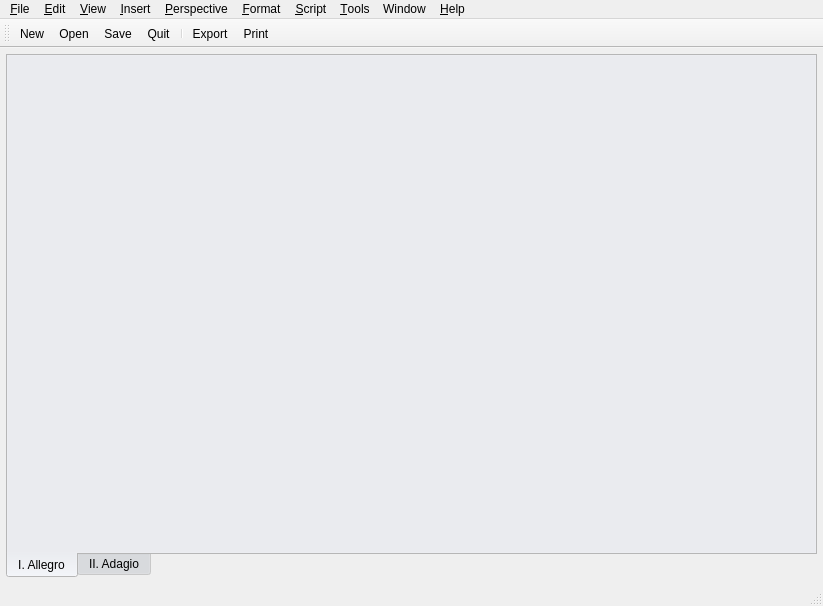
<ui version="4.0" >
 <author>Reinhard Katzmann</author>
 <comment></comment>
 <exportmacro></exportmacro>
 <class>MainWindow</class>
 <widget class="QMainWindow" name="MainWindow" >
  <property name="geometry" >
   <rect>
    <x>0</x>
    <y>0</y>
    <width>823</width>
    <height>606</height>
   </rect>
  </property>
  <property name="windowTitle" >
   <string>MainWindow</string>
  </property>
  <property name="statusTip" >
   <string/>
  </property>
  <widget class="QWidget" name="centralwidget" >
   <layout class="QGridLayout" >
    <property name="margin" >
     <number>6</number>
    </property>
    <property name="spacing" >
     <number>4</number>
    </property>
    <item row="0" column="0" >
     <widget class="QTabWidget" name="tabWidget" >
      <property name="sizePolicy" >
       <sizepolicy>
        <hsizetype>7</hsizetype>
        <vsizetype>7</vsizetype>
        <horstretch>0</horstretch>
        <verstretch>0</verstretch>
       </sizepolicy>
      </property>
      <property name="palette" >
       <palette>
        <active>
         <color>
          <red>0</red>
          <green>0</green>
          <blue>0</blue>
         </color>
         <color>
          <red>221</red>
          <green>223</green>
          <blue>228</blue>
         </color>
         <color>
          <red>255</red>
          <green>255</green>
          <blue>255</blue>
         </color>
         <color>
          <red>255</red>
          <green>255</green>
          <blue>255</blue>
         </color>
         <color>
          <red>85</red>
          <green>85</green>
          <blue>85</blue>
         </color>
         <color>
          <red>199</red>
          <green>199</green>
          <blue>199</blue>
         </color>
         <color>
          <red>0</red>
          <green>0</green>
          <blue>0</blue>
         </color>
         <color>
          <red>255</red>
          <green>255</green>
          <blue>255</blue>
         </color>
         <color>
          <red>0</red>
          <green>0</green>
          <blue>0</blue>
         </color>
         <color>
          <red>255</red>
          <green>255</green>
          <blue>255</blue>
         </color>
         <color>
          <red>255</red>
          <green>255</green>
          <blue>255</blue>
         </color>
         <color>
          <red>0</red>
          <green>0</green>
          <blue>0</blue>
         </color>
         <color>
          <red>103</red>
          <green>141</green>
          <blue>178</blue>
         </color>
         <color>
          <red>255</red>
          <green>255</green>
          <blue>255</blue>
         </color>
         <color>
          <red>0</red>
          <green>0</green>
          <blue>238</blue>
         </color>
         <color>
          <red>82</red>
          <green>24</green>
          <blue>139</blue>
         </color>
         <color>
          <red>255</red>
          <green>255</green>
          <blue>255</blue>
         </color>
        </active>
        <inactive>
         <color>
          <red>0</red>
          <green>0</green>
          <blue>0</blue>
         </color>
         <color>
          <red>221</red>
          <green>223</green>
          <blue>228</blue>
         </color>
         <color>
          <red>255</red>
          <green>255</green>
          <blue>255</blue>
         </color>
         <color>
          <red>255</red>
          <green>255</green>
          <blue>255</blue>
         </color>
         <color>
          <red>85</red>
          <green>85</green>
          <blue>85</blue>
         </color>
         <color>
          <red>199</red>
          <green>199</green>
          <blue>199</blue>
         </color>
         <color>
          <red>0</red>
          <green>0</green>
          <blue>0</blue>
         </color>
         <color>
          <red>255</red>
          <green>255</green>
          <blue>255</blue>
         </color>
         <color>
          <red>0</red>
          <green>0</green>
          <blue>0</blue>
         </color>
         <color>
          <red>255</red>
          <green>255</green>
          <blue>255</blue>
         </color>
         <color>
          <red>255</red>
          <green>255</green>
          <blue>255</blue>
         </color>
         <color>
          <red>0</red>
          <green>0</green>
          <blue>0</blue>
         </color>
         <color>
          <red>103</red>
          <green>141</green>
          <blue>178</blue>
         </color>
         <color>
          <red>255</red>
          <green>255</green>
          <blue>255</blue>
         </color>
         <color>
          <red>0</red>
          <green>0</green>
          <blue>238</blue>
         </color>
         <color>
          <red>82</red>
          <green>24</green>
          <blue>139</blue>
         </color>
         <color>
          <red>255</red>
          <green>255</green>
          <blue>255</blue>
         </color>
        </inactive>
        <disabled>
         <color>
          <red>128</red>
          <green>128</green>
          <blue>128</blue>
         </color>
         <color>
          <red>221</red>
          <green>223</green>
          <blue>228</blue>
         </color>
         <color>
          <red>255</red>
          <green>255</green>
          <blue>255</blue>
         </color>
         <color>
          <red>255</red>
          <green>255</green>
          <blue>255</blue>
         </color>
         <color>
          <red>85</red>
          <green>85</green>
          <blue>85</blue>
         </color>
         <color>
          <red>199</red>
          <green>199</green>
          <blue>199</blue>
         </color>
         <color>
          <red>199</red>
          <green>199</green>
          <blue>199</blue>
         </color>
         <color>
          <red>255</red>
          <green>255</green>
          <blue>255</blue>
         </color>
         <color>
          <red>128</red>
          <green>128</green>
          <blue>128</blue>
         </color>
         <color>
          <red>255</red>
          <green>255</green>
          <blue>255</blue>
         </color>
         <color>
          <red>255</red>
          <green>255</green>
          <blue>255</blue>
         </color>
         <color>
          <red>0</red>
          <green>0</green>
          <blue>0</blue>
         </color>
         <color>
          <red>86</red>
          <green>117</green>
          <blue>148</blue>
         </color>
         <color>
          <red>255</red>
          <green>255</green>
          <blue>255</blue>
         </color>
         <color>
          <red>0</red>
          <green>0</green>
          <blue>238</blue>
         </color>
         <color>
          <red>82</red>
          <green>24</green>
          <blue>139</blue>
         </color>
         <color>
          <red>255</red>
          <green>255</green>
          <blue>255</blue>
         </color>
        </disabled>
       </palette>
      </property>
      <property name="tabPosition" >
       <enum>QTabWidget::South</enum>
      </property>
      <widget class="QWidget" name="tab" >
       <attribute name="title" >
        <string>I. Allegro</string>
       </attribute>
       <layout class="QGridLayout" >
        <property name="margin" >
         <number>9</number>
        </property>
        <property name="spacing" >
         <number>6</number>
        </property>
        <item row="0" column="0" >
         <widget class="CAScrollWidget" name="frame" >
          <property name="sizePolicy" >
           <sizepolicy>
            <hsizetype>13</hsizetype>
            <vsizetype>13</vsizetype>
            <horstretch>0</horstretch>
            <verstretch>0</verstretch>
           </sizepolicy>
          </property>
          <property name="frameShadow" >
           <enum>QFrame::Raised</enum>
          </property>
         </widget>
        </item>
       </layout>
      </widget>
      <widget class="QWidget" name="tab_2" >
       <attribute name="title" >
        <string>II. Adagio</string>
       </attribute>
      </widget>
     </widget>
    </item>
   </layout>
  </widget>
  <widget class="QMenuBar" name="menubar" >
   <property name="geometry" >
    <rect>
     <x>0</x>
     <y>0</y>
     <width>823</width>
     <height>36</height>
    </rect>
   </property>
   <widget class="QMenu" name="menuFile" >
    <property name="title" >
     <string>&amp;File</string>
    </property>
    <addaction name="actionNew" />
    <addaction name="actionNew_document_wizard" />
    <addaction name="separator" />
    <addaction name="actionOpen" />
    <addaction name="actionOpen_Recent" />
    <addaction name="separator" />
    <addaction name="actionSave" />
    <addaction name="actionSave_as" />
    <addaction name="actionClose" />
    <addaction name="separator" />
    <addaction name="actionImport" />
    <addaction name="actionExport" />
    <addaction name="separator" />
    <addaction name="actionDocument_properties" />
    <addaction name="actionPrint_preview" />
    <addaction name="actionPrint" />
    <addaction name="separator" />
    <addaction name="actionQuit" />
   </widget>
   <widget class="QMenu" name="menu_Script" >
    <property name="title" >
     <string>&amp;Script</string>
    </property>
    <addaction name="action_Record_script" />
    <addaction name="action_Play_script" />
    <addaction name="action_Edit_script" />
   </widget>
   <widget class="QMenu" name="menuEdit" >
    <property name="title" >
     <string>&amp;Edit</string>
    </property>
    <addaction name="action_Undo" />
    <addaction name="action_Redo" />
    <addaction name="separator" />
    <addaction name="actionC_ut" />
    <addaction name="action_Copy" />
    <addaction name="action_Paste" />
    <addaction name="actionPaste_special" />
    <addaction name="actionPaste_as_new_sheet" />
    <addaction name="separator" />
    <addaction name="actionSelect_all" />
    <addaction name="actionInvert_Selection" />
   </widget>
   <widget class="QMenu" name="menuFormat" >
    <property name="title" >
     <string>&amp;Format</string>
    </property>
    <addaction name="action_Staff_properties" />
    <addaction name="action_Voice_properties" />
    <addaction name="action_Note_properties" />
    <addaction name="action_Document_layout" />
   </widget>
   <widget class="QMenu" name="menu_Perspective" >
    <property name="title" >
     <string>&amp;Perspective</string>
    </property>
    <addaction name="action_Select_perspective" />
    <addaction name="actionEdit_perspective" />
    <addaction name="action_Insert_perspective" />
    <addaction name="action_Replace_perspective" />
    <addaction name="separator" />
    <addaction name="action_Layout_perspective" />
    <addaction name="actionSource_view_perspective" />
    <addaction name="separator" />
    <addaction name="actionLyrics_perspective" />
    <addaction name="actionChord_perspective" />
    <addaction name="action_Figured_bass_perspective" />
    <addaction name="actionFigured_functions_perspective" />
   </widget>
   <widget class="QMenu" name="menu_Insert" >
    <property name="title" >
     <string>&amp;Insert</string>
    </property>
    <addaction name="action_Clef" />
    <addaction name="action_Time_signature" />
    <addaction name="action_Key_signature" />
    <addaction name="separator" />
    <addaction name="action_Special_barline" />
    <addaction name="action_Expression_marks" />
    <addaction name="actionC_hord" />
    <addaction name="action_Pedal_markings" />
    <addaction name="action_Octaviation" />
    <addaction name="action_Instrument_change" />
    <addaction name="action_Midi_instruction" />
   </widget>
   <widget class="QMenu" name="menuInsert" >
    <property name="title" >
     <string>&amp;View</string>
    </property>
    <widget class="QMenu" name="menuZoom" >
     <property name="title" >
      <string>Zoom</string>
     </property>
     <addaction name="actionZoom_In" />
     <addaction name="actionZoom_Out" />
     <addaction name="actionZoom_100" />
     <addaction name="actionZoom_page_width" />
    </widget>
    <addaction name="menuZoom" />
    <addaction name="actionZoom_Level" />
    <addaction name="separator" />
    <addaction name="action_Read_pnly_mode" />
    <addaction name="actionLyric_s_view" />
    <addaction name="actionTime_grid" />
    <addaction name="action_Time_ruler" />
    <addaction name="action_Bar_ruler" />
    <addaction name="separator" />
    <addaction name="actionGoto_bar" />
    <addaction name="actionStatus_bar" />
    <addaction name="action_Fullscreen" />
   </widget>
   <widget class="QMenu" name="menuTools" >
    <property name="title" >
     <string>&amp;Tools</string>
    </property>
    <addaction name="action_Enable_external_MIDI_mode" />
    <addaction name="actionTranspose" />
    <addaction name="actionNote_count" />
    <addaction name="separator" />
    <addaction name="actionSettings" />
   </widget>
   <widget class="QMenu" name="menuHelp" >
    <property name="title" >
     <string>&amp;Help</string>
    </property>
    <addaction name="actionCanorus_handbook" />
    <addaction name="actionWhat_s_this" />
    <addaction name="actionTip_of_the_day" />
    <addaction name="separator" />
    <addaction name="actionAbout_Canorus" />
    <addaction name="actionAbout_Qt" />
   </widget>
   <widget class="QMenu" name="menuWindow" >
    <property name="title" >
     <string>Window</string>
    </property>
    <addaction name="actionSplit_horizontally" />
    <addaction name="actionSplit_vertically" />
    <addaction name="actionUnsplit" />
    <addaction name="separator" />
    <addaction name="actionNew_viewport" />
   </widget>
   <addaction name="menuFile" />
   <addaction name="menuEdit" />
   <addaction name="menuInsert" />
   <addaction name="menu_Insert" />
   <addaction name="menu_Perspective" />
   <addaction name="menuFormat" />
   <addaction name="menu_Script" />
   <addaction name="menuTools" />
   <addaction name="menuWindow" />
   <addaction name="menuHelp" />
  </widget>
  <widget class="QStatusBar" name="statusbar" >
   <property name="geometry" >
    <rect>
     <x>0</x>
     <y>577</y>
     <width>823</width>
     <height>29</height>
    </rect>
   </property>
  </widget>
  <widget class="QToolBar" name="toolBar" >
   <property name="orientation" >
    <enum>Qt::Horizontal</enum>
   </property>
   <attribute name="toolBarArea" >
    <number>4</number>
   </attribute>
   <addaction name="actionNew" />
   <addaction name="actionOpen" />
   <addaction name="actionSave" />
   <addaction name="actionQuit" />
   <addaction name="separator" />
   <addaction name="actionExport" />
   <addaction name="actionPrint" />
  </widget>
  <action name="actionQuit" >
   <property name="icon" >
    <iconset resource="mainwin.qrc" >:/menu/images/exit.png</iconset>
   </property>
   <property name="text" >
    <string>&amp;Quit</string>
   </property>
   <property name="shortcut" >
    <string>Ctrl+Q</string>
   </property>
  </action>
  <action name="actionNew" >
   <property name="icon" >
    <iconset resource="mainwin.qrc" >:/menu/images/filenew.png</iconset>
   </property>
   <property name="text" >
    <string>&amp;New</string>
   </property>
   <property name="shortcut" >
    <string>Ctrl+N</string>
   </property>
  </action>
  <action name="actionNew_document_wizard" >
   <property name="text" >
    <string>New document &amp;wizard...</string>
   </property>
  </action>
  <action name="actionOpen" >
   <property name="icon" >
    <iconset resource="mainwin.qrc" >:/menu/images/fileopen.png</iconset>
   </property>
   <property name="text" >
    <string>&amp;Open...</string>
   </property>
   <property name="shortcut" >
    <string>Ctrl+O</string>
   </property>
  </action>
  <action name="actionSave" >
   <property name="icon" >
    <iconset resource="mainwin.qrc" >:/menu/images/filesave.png</iconset>
   </property>
   <property name="text" >
    <string>&amp;Save</string>
   </property>
   <property name="shortcut" >
    <string>Ctrl+S</string>
   </property>
  </action>
  <action name="actionSave_as" >
   <property name="text" >
    <string>Save &amp;as...</string>
   </property>
  </action>
  <action name="actionClose" >
   <property name="text" >
    <string>&amp;Close</string>
   </property>
  </action>
  <action name="actionDocument_properties" >
   <property name="text" >
    <string>&amp;Document properties...</string>
   </property>
  </action>
  <action name="actionImport" >
   <property name="text" >
    <string>&amp;Import...</string>
   </property>
  </action>
  <action name="actionExport" >
   <property name="icon" >
    <iconset resource="mainwin.qrc" >:/menu/images/exportlilypond.png</iconset>
   </property>
   <property name="text" >
    <string>&amp;Export...</string>
   </property>
   <property name="shortcut" >
    <string>Ctrl+E</string>
   </property>
  </action>
  <action name="actionPrint_preview" >
   <property name="text" >
    <string>Print pre&amp;view...</string>
   </property>
  </action>
  <action name="actionPrint" >
   <property name="icon" >
    <iconset resource="mainwin.qrc" >:/menu/images/fileprint.png</iconset>
   </property>
   <property name="text" >
    <string>&amp;Print...</string>
   </property>
   <property name="shortcut" >
    <string>Ctrl+P</string>
   </property>
  </action>
  <action name="actionOpen_Recent" >
   <property name="text" >
    <string>Open Recent</string>
   </property>
  </action>
  <action name="action_Undo" >
   <property name="icon" >
    <iconset resource="mainwin.qrc" >:/menu/images/editundo.png</iconset>
   </property>
   <property name="text" >
    <string>&amp;Undo</string>
   </property>
   <property name="shortcut" >
    <string>Ctrl+Z</string>
   </property>
  </action>
  <action name="action_Redo" >
   <property name="icon" >
    <iconset resource="mainwin.qrc" >:/menu/images/editredo.png</iconset>
   </property>
   <property name="text" >
    <string>&amp;Redo</string>
   </property>
   <property name="shortcut" >
    <string>Ctrl+Y</string>
   </property>
  </action>
  <action name="action_Copy" >
   <property name="icon" >
    <iconset resource="mainwin.qrc" >:/menu/images/editcopy.png</iconset>
   </property>
   <property name="text" >
    <string>&amp;Copy</string>
   </property>
   <property name="shortcut" >
    <string>Ctrl+C</string>
   </property>
  </action>
  <action name="actionC_ut" >
   <property name="icon" >
    <iconset resource="mainwin.qrc" >:/menu/images/editcut.png</iconset>
   </property>
   <property name="text" >
    <string>C&amp;ut</string>
   </property>
   <property name="shortcut" >
    <string>Ctrl+X</string>
   </property>
  </action>
  <action name="action_Paste" >
   <property name="icon" >
    <iconset resource="mainwin.qrc" >:/menu/images/editpaste.png</iconset>
   </property>
   <property name="text" >
    <string>&amp;Paste</string>
   </property>
   <property name="shortcut" >
    <string>Ctrl+V</string>
   </property>
  </action>
  <action name="actionPaste_special" >
   <property name="text" >
    <string>Paste &amp;special...</string>
   </property>
  </action>
  <action name="actionPaste_as_new_sheet" >
   <property name="text" >
    <string>Paste as &amp;new sheet</string>
   </property>
  </action>
  <action name="actionSelect_all" >
   <property name="text" >
    <string>Select &amp;all</string>
   </property>
   <property name="shortcut" >
    <string>Ctrl+A</string>
   </property>
  </action>
  <action name="actionInvert_Selection" >
   <property name="text" >
    <string>Invert Selection</string>
   </property>
  </action>
  <action name="actionZoom_Level" >
   <property name="text" >
    <string>Zoom &amp;Level...</string>
   </property>
  </action>
  <action name="actionZoom_In" >
   <property name="text" >
    <string>Zoom &amp;In</string>
   </property>
   <property name="shortcut" >
    <string>Ctrl++</string>
   </property>
  </action>
  <action name="actionZoom_Out" >
   <property name="text" >
    <string>Zoom &amp;Out</string>
   </property>
   <property name="shortcut" >
    <string>Ctrl+-</string>
   </property>
  </action>
  <action name="actionZoom_100" >
   <property name="text" >
    <string>Zoom &amp;100%</string>
   </property>
  </action>
  <action name="actionZoom_page_width" >
   <property name="text" >
    <string>Zoom &amp;page width</string>
   </property>
  </action>
  <action name="action_Read_pnly_mode" >
   <property name="text" >
    <string>&amp;Read-only mode</string>
   </property>
  </action>
  <action name="actionLyric_s_view" >
   <property name="text" >
    <string>Lyric&amp;s view</string>
   </property>
  </action>
  <action name="actionTime_grid" >
   <property name="text" >
    <string>Time &amp;grid</string>
   </property>
  </action>
  <action name="action_Time_ruler" >
   <property name="text" >
    <string>&amp;Time ruler</string>
   </property>
  </action>
  <action name="action_Bar_ruler" >
   <property name="text" >
    <string>&amp;Bar ruler</string>
   </property>
  </action>
  <action name="actionGoto_bar" >
   <property name="text" >
    <string>G&amp;oto bar...</string>
   </property>
   <property name="shortcut" >
    <string>Ctrl+G</string>
   </property>
  </action>
  <action name="actionStatus_bar" >
   <property name="checkable" >
    <bool>true</bool>
   </property>
   <property name="checked" >
    <bool>true</bool>
   </property>
   <property name="text" >
    <string>St&amp;atus bar</string>
   </property>
  </action>
  <action name="action_Fullscreen" >
   <property name="checkable" >
    <bool>true</bool>
   </property>
   <property name="text" >
    <string>&amp;Fullscreen</string>
   </property>
  </action>
  <action name="action_Clef" >
   <property name="text" >
    <string>&amp;Clef...</string>
   </property>
  </action>
  <action name="action_Time_signature" >
   <property name="text" >
    <string>&amp;Time signature...</string>
   </property>
  </action>
  <action name="action_Key_signature" >
   <property name="text" >
    <string>&amp;Key signature...</string>
   </property>
  </action>
  <action name="action_Special_barline" >
   <property name="text" >
    <string>&amp;Special barline...</string>
   </property>
  </action>
  <action name="action_Expression_marks" >
   <property name="text" >
    <string>&amp;Expression marks...</string>
   </property>
  </action>
  <action name="actionC_hord" >
   <property name="text" >
    <string>C&amp;hord...</string>
   </property>
  </action>
  <action name="action_Pedal_markings" >
   <property name="text" >
    <string>&amp;Pedal markings...</string>
   </property>
  </action>
  <action name="action_Octaviation" >
   <property name="text" >
    <string>&amp;Octaviation...</string>
   </property>
  </action>
  <action name="action_Instrument_change" >
   <property name="text" >
    <string>&amp;Instrument change...</string>
   </property>
  </action>
  <action name="action_Midi_instruction" >
   <property name="text" >
    <string>&amp;Midi instruction...</string>
   </property>
  </action>
  <action name="action_Select_perspective" >
   <property name="text" >
    <string>&amp;Select perspective</string>
   </property>
  </action>
  <action name="actionEdit_perspective" >
   <property name="text" >
    <string>&amp;Edit perspective</string>
   </property>
  </action>
  <action name="action_Insert_perspective" >
   <property name="text" >
    <string>&amp;Insert perspective</string>
   </property>
  </action>
  <action name="action_Replace_perspective" >
   <property name="text" >
    <string>&amp;Replace perspective</string>
   </property>
  </action>
  <action name="action_Layout_perspective" >
   <property name="checkable" >
    <bool>true</bool>
   </property>
   <property name="text" >
    <string>&amp;Layout perspective</string>
   </property>
  </action>
  <action name="actionLyrics_perspective" >
   <property name="checkable" >
    <bool>true</bool>
   </property>
   <property name="text" >
    <string>L&amp;yrics perspective</string>
   </property>
  </action>
  <action name="actionChord_perspective" >
   <property name="checkable" >
    <bool>true</bool>
   </property>
   <property name="text" >
    <string>&amp;Chord perspective</string>
   </property>
  </action>
  <action name="actionSource_view_perspective" >
   <property name="checkable" >
    <bool>true</bool>
   </property>
   <property name="text" >
    <string>Source &amp;view perspective</string>
   </property>
  </action>
  <action name="action_Figured_bass_perspective" >
   <property name="checkable" >
    <bool>true</bool>
   </property>
   <property name="text" >
    <string>Figured &amp;bass perspective</string>
   </property>
  </action>
  <action name="actionFigured_functions_perspective" >
   <property name="checkable" >
    <bool>true</bool>
   </property>
   <property name="text" >
    <string>Figured &amp;functions perspective</string>
   </property>
  </action>
  <action name="action_Staff_properties" >
   <property name="text" >
    <string>&amp;Staff properties...</string>
   </property>
  </action>
  <action name="action_Voice_properties" >
   <property name="text" >
    <string>&amp;Voice properties...</string>
   </property>
  </action>
  <action name="action_Note_properties" >
   <property name="text" >
    <string>&amp;Note properties...</string>
   </property>
  </action>
  <action name="action_Document_layout" >
   <property name="text" >
    <string>&amp;Document layout...</string>
   </property>
  </action>
  <action name="action_Record_script" >
   <property name="checkable" >
    <bool>true</bool>
   </property>
   <property name="text" >
    <string>&amp;Record script</string>
   </property>
  </action>
  <action name="action_Play_script" >
   <property name="text" >
    <string>&amp;Play script...</string>
   </property>
  </action>
  <action name="action_Edit_script" >
   <property name="text" >
    <string>&amp;Edit script...</string>
   </property>
  </action>
  <action name="action_Enable_external_MIDI_mode" >
   <property name="checkable" >
    <bool>true</bool>
   </property>
   <property name="text" >
    <string>&amp;Enable external MIDI mode</string>
   </property>
  </action>
  <action name="actionTranspose" >
   <property name="text" >
    <string>&amp;Transpose...</string>
   </property>
  </action>
  <action name="actionNote_count" >
   <property name="text" >
    <string>Note &amp;count...</string>
   </property>
  </action>
  <action name="actionSettings" >
   <property name="text" >
    <string>&amp;Settings...</string>
   </property>
  </action>
  <action name="actionCanorus_handbook" >
   <property name="text" >
    <string>Canorus &amp;handbook...</string>
   </property>
  </action>
  <action name="actionWhat_s_this" >
   <property name="text" >
    <string>What's &amp;this</string>
   </property>
  </action>
  <action name="actionTip_of_the_day" >
   <property name="checkable" >
    <bool>true</bool>
   </property>
   <property name="text" >
    <string>Tip of the &amp;day</string>
   </property>
  </action>
  <action name="actionAbout_Canorus" >
   <property name="text" >
    <string>About &amp;Canorus...</string>
   </property>
  </action>
  <action name="actionAbout_Qt" >
   <property name="text" >
    <string>About &amp;Qt...</string>
   </property>
  </action>
  <action name="actionSplit_horizontally" >
   <property name="text" >
    <string>Split horizontally</string>
   </property>
  </action>
  <action name="actionSplit_vertically" >
   <property name="text" >
    <string>Split vertically</string>
   </property>
  </action>
  <action name="actionUnsplit" >
   <property name="text" >
    <string>Unsplit</string>
   </property>
  </action>
  <action name="actionNew_viewport" >
   <property name="text" >
    <string>New viewport</string>
   </property>
  </action>
 </widget>
 <pixmapfunction></pixmapfunction>
 <customwidgets>
  <customwidget>
   <class>CAScrollWidget</class>
   <extends>QFrame</extends>
   <header>scrollwidget.h</header>
   <container>0</container>
   <pixmap></pixmap>
  </customwidget>
 </customwidgets>
 <resources>
  <include location="mainwin.qrc" />
 </resources>
 <connections>
  <connection>
   <sender>actionQuit</sender>
   <signal>triggered()</signal>
   <receiver>MainWindow</receiver>
   <slot>close()</slot>
   <hints>
    <hint type="sourcelabel" >
     <x>-1</x>
     <y>-1</y>
    </hint>
    <hint type="destinationlabel" >
     <x>402</x>
     <y>301</y>
    </hint>
   </hints>
  </connection>
 </connections>
</ui>
